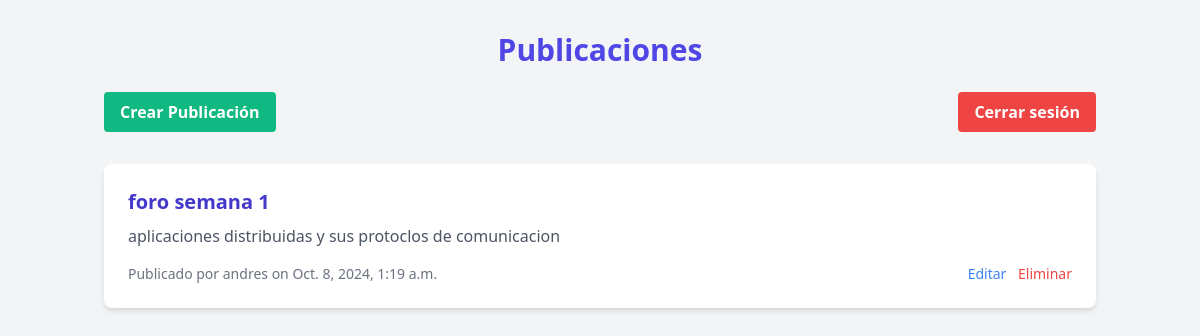
The app's page /users/posts/ (signed in), older data.
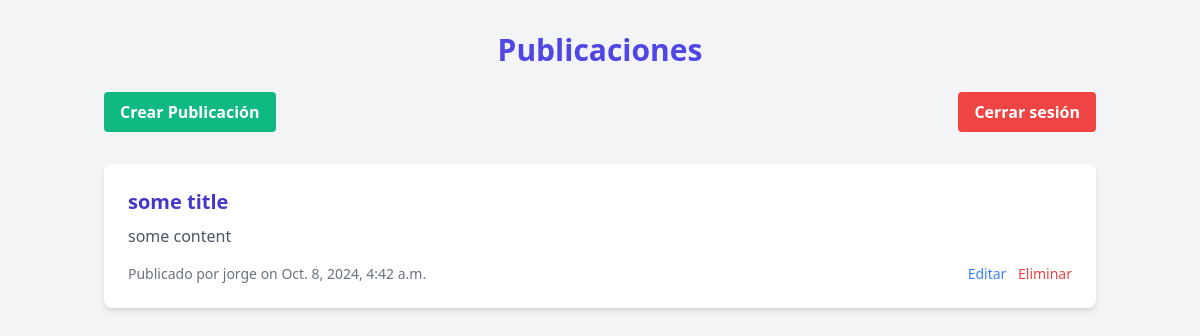
The same page, newer data.
### users/models.py (models this page shows, shortened)
class Post(models.Model):
    title = models.CharField(max_length=100)
    content = models.TextField()
    date_posted = models.DateTimeField(auto_now_add=True)
    author = models.ForeignKey(User, on_delete=models.CASCADE)

### users/views.py (the view)
# urls.py: path('posts/', views.post_list, name='post-list'),
@login_required
def post_list(request):
    posts = Post.objects.all().order_by('-date_posted') # pylint: disable=no-member
    return render(request, 'users/post_list.html', {'posts': posts})

### users/templates/users/post_list.html (shortened to what this page needs)
{% load static %}
<!DOCTYPE html>
<html lang="en">
  <head>
    <link
      href="https://cdnjs.cloudflare.com/ajax/libs/tailwindcss/2.2.19/tailwind.min.css"
      rel="stylesheet"
    />
  </head>
  <body class="bg-gray-100 min-h-screen">
    <div class="container mx-auto px-4 py-8">
      <h2 class="text-3xl font-bold mb-6 text-center text-indigo-600">
        Publicaciones
      </h2>
      <div class="flex justify-between items-center mb-8">
        <a
          href="{% url 'create-post' %}"
          class="bg-green-500 hover:bg-green-600 text-white font-bold py-2 px-4 rounded transition duration-300"
        >
          Crear Publicación
        </a>
        <a
          href="{% url 'logout' %}"
          class="bg-red-500 hover:bg-red-600 text-white font-bold py-2 px-4 rounded transition duration-300"
        >
          Cerrar sesión
        </a>
      </div>
      <div class="space-y-6">
        {% for post in posts %}
        <div class="bg-white rounded-lg shadow-md p-6">
          <h3 class="text-xl font-semibold mb-2 text-indigo-700">
            {{ post.title }}
          </h3>
          <p class="text-gray-600 mb-4">{{ post.content }}</p>
          <div class="flex justify-between items-center text-sm text-gray-500">
            <p>Publicado por {{ post.author }} on {{ post.date_posted }}</p>
            <div class="space-x-2">
              <a
                href="{% url 'update-post' post.pk %}"
                class="text-blue-500 hover:text-blue-600 transition duration-300"
                >Editar</a
              >
              <form
                method="POST"
                action="{% url 'delete-post' post.pk %}"
                class="inline"
              >
                <button
                  type="submit"
                  class="text-red-500 hover:text-red-600 transition duration-300"
                >
                  Eliminar
                </button>
              </form>
            </div>
          </div>
        </div>
        {% endfor %}
      </div>
    </div>
  </body>
</html>

Row changes from the older to the newer data that the page shows:
removed Post: title "foro semana 1", content "aplicaciones distribuidas y sus protoclos de comunicacion", author "andres", date_posted "Oct. 8, 2024, 1:19 a.m."
added Post: title "some title", content "some content", author "jorge", date_posted "Oct. 8, 2024, 4:42 a.m."
